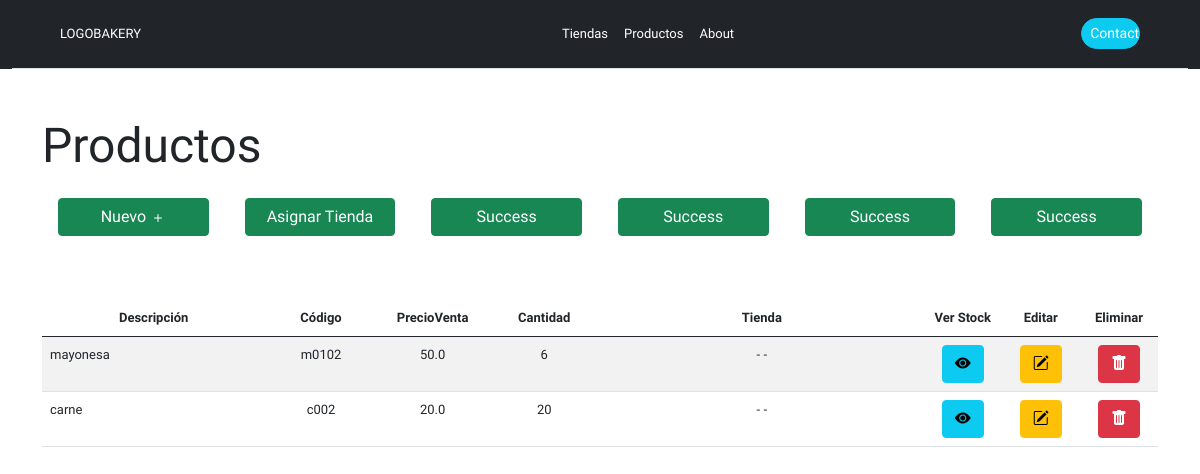
/gestionTienda/productos, run on an earlier commit of the app's database.
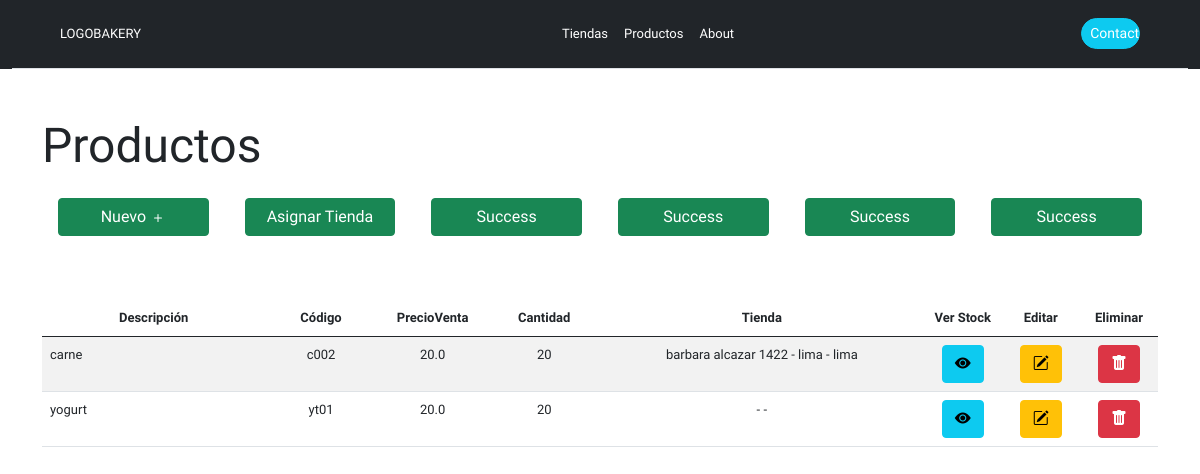
And on a later commit of the database.
### gestionTienda/models.py (models this page shows)
class producto(models.Model):
    descripcion = models.CharField(max_length=55, blank=True, null=True)
    codigo = models.CharField(max_length=10, blank=True, null=True)
    precioVenta = models.CharField(max_length=4, blank=True, null=True)
    cantidad = models.CharField(max_length=4, blank=True, null=True)
    tiendaProducto = models.OneToOneField(tienda, on_delete=models.SET_NULL, blank=True, null=True)

class tienda(models.Model):
    direccion = models.CharField(max_length=50, blank=True, null=True)
    provincia = models.CharField(max_length=30, blank=True, null=True)
    region = models.CharField(max_length=30, blank=True, null=True)
    fechaCreacion = models.CharField(max_length=30, blank=True, null=True)
    telefono = models.CharField(max_length=9, blank=True, null=True)

### gestionTienda/views.py (the view, shortened to what this page needs)
# urls.py: path('productos',views.registroProducto,name='registroProducto'),
def registroProducto(request):
        return render(request,'productos.html',{'listaProductos':producto.objects.all().order_by('id'),
                                               'listaTiendas':tienda.objects.all().order_by('id'),
                                               })

### gestionTienda/templates/productos.html (shortened to what this page needs)
{% load static %}
<!DOCTYPE html>
<html lang="es">
  <head>
        <link href="https://cdn.jsdelivr.net/npm/bootstrap@5.0.2/dist/css/bootstrap.min.css" rel="stylesheet">
        <link rel="stylesheet" href="{% static 'index.css' %}">
        <link rel="stylesheet" href="https://cdn.jsdelivr.net/npm/bootstrap-icons@1.10.5/font/bootstrap-icons.css">
  </head>
  <div class="container-fluid bg-dark">
    <header class="d-flex flex-wrap align-items-center justify-content-center justify-content-md-between py-3 mb-4 border-bottom">
      <div class="col-md-3 mb-2 mb-md-0 mx-5">
        <span class="text-white titulo" >LOGOBAKERY</span>
      </div>
      <ul class="nav col-6 col-md-auto mb-2 justify-content-center mb-md-0">
        <li><a href="{% url 'gestionTienda:registroTienda' %}" class="nav-link text-white px-2">Tiendas</a></li>
        <li><a href="{% url 'gestionTienda:registroProducto' %}" class="nav-link text-white px-2">Productos</a></li>
        <li><a href="#" class="nav-link text-white px-2">About</a></li>
      </ul>
      <div class="col-md-3 text-end">
        <button type="button" class="rounded-pill btn btn-info gap-2 btn-sm mx-5 text-white"  style="width: 20%;">  Contact  </button>
      </div>
    </header>
  </div>
  <main>
    <div class="container mt-5">
      <div class="row row-cols-1 row-cols-lg-1 g-1 g-lg-1">
        <div class="col">
          <h1 class="display-5">Productos</h1>
        </div>
      </div>
    </div>
    <div class="container">
      <div class="row row-cols-2 row-cols-lg-6 g-1 g-lg-1">
        <div class="col">
          <div class="p-3 text-center">
            <button type="button" class="btn btn-success" style="width: 100%;" data-bs-toggle="modal" data-bs-target="#nuevoProducto">Nuevo <svg xmlns="http://www.w3.org/2000/svg" width="16" height="16" fill="currentColor" class="bi bi-plus" viewBox="0 0 16 16">
            <path d="M8 4a.5.5 0 0 1 .5.5v3h3a.5.5 0 0 1 0 1h-3v3a.5.5 0 0 1-1 0v-3h-3a.5.5 0 0 1 0-1h3v-3A.5.5 0 0 1 8 4z"/>
          </svg></button></div>
        </div>
        <div class="col">
          <div class="p-3 text-center"><button type="button" class="btn btn-success" style="width: 100%;" data-bs-toggle="modal" data-bs-target="#asignarTienda">Asignar Tienda</button></div>
        </div>
        <div class="col">
          <div class="p-3 text-center"><button type="button" class="btn btn-success" style="width: 100%;">Success</button></div>
        </div>
        <div class="col">
          <div class="p-3 text-center"><button type="button" class="btn btn-success" style="width: 100%;">Success</button></div>
        </div>
        <div class="col">
          <div class="p-3 text-center"><button type="button" class="btn btn-success" style="width: 100%;">Success</button></div>
        </div>
        <div class="col">
          <div class="p-3 text-center"><button type="button" class="btn btn-success" style="width: 100%;">Success</button></div>
        </div>
      </div>
    </div>
    <div class="container mt-5">
      <div class="row row-cols-1 row-cols-lg-1 g-1 g-lg-1">
            <div class="col justify-content-center">
                  <table class="table table-striped table-hover ">
                      <thead>
                          <th class="text-center" width="20%">Descripción</th>
                          <th class="text-center" width="10%">Código</th>
                          <th class="text-center" width="10%">PrecioVenta</th>
                          <th class="text-center" width="10%">Cantidad</th>
                          <th class="text-center" width="29%">Tienda</th>
                          <th class="text-center" width="7%">Ver Stock</th>
                          <th class="text-center" width="7%">Editar</th>
                          <th class="text-center" width="7%">Eliminar</th>
                      </thead>
                      <tbody>
                          {% for listaProducto in listaProductos %}
                          <tr>
                              <td>{{ listaProducto.descripcion }}</td>
                              <td class="text-center">{{ listaProducto.codigo }}</td>
                              <td class="text-center">{{ listaProducto.precioVenta }}</td>
                              <td class="text-center">{{ listaProducto.cantidad }}</td>
                              <td class="text-center">{{ listaProducto.tiendaProducto.direccion }}  -  {{ listaProducto.tiendaProducto.provincia }} - {{ listaProducto.tiendaProducto.region }}</td>
                              <td class="text-center"><a class="btn btn-info " href=""><i class="bi bi-eye-fill"></i></a></td>
                              <td class="text-center"><a class="btn btn-warning" href=""><i class="bi bi-pencil-square"></i></a></td>
                              <td class="text-center"><a class="btn btn-danger" href="{% url 'gestionTienda:eliminarProducto' listaProducto.id  %}"><i class="bi bi-trash-fill"></i></a></td>
                          </tr>
                          {% endfor %}
                      </tbody>
                  </table>
          </div>
        </div>
    </div>
  </main>
</html>

### gestionTienda/static/index.css (style rules this page uses)
.titulo { font-family: 'Archivo Black', sans-serif; }
:root { --default-color-dark6:#f1f2f2; --color1:#867666; --color2:#E1B80D; --color3:#D5C3AA ; }

What changed in the data, as far as the page shows it:
removed producto: descripcion "mayonesa", codigo "m0102", precioVenta "50.0", cantidad "6"
changed producto "carne": tiendaProducto.direccion (not shown) → "barbara alcazar 1422"; tiendaProducto.provincia (not shown) → "lima"; tiendaProducto.region (not shown) → "lima"
added producto: descripcion "yogurt", codigo "yt01", precioVenta "20.0", cantidad "20"
